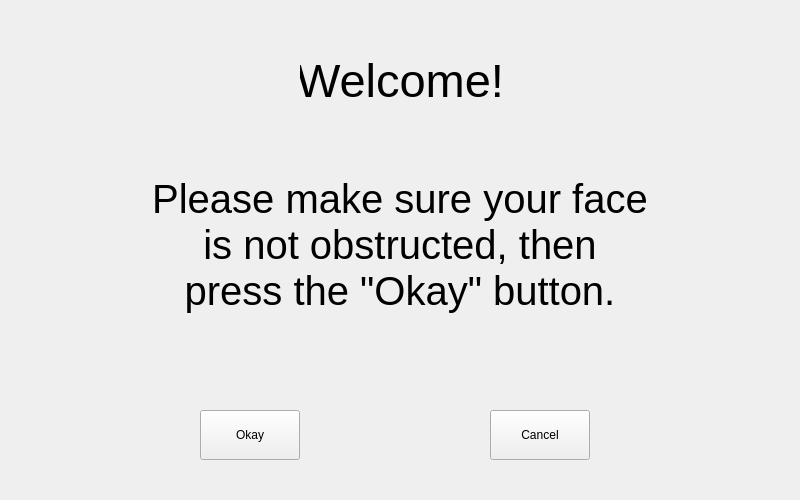
<?xml version="1.0" encoding="UTF-8"?>
<ui version="4.0">
 <class>Form</class>
 <widget class="QWidget" name="Form">
  <property name="geometry">
   <rect>
    <x>0</x>
    <y>0</y>
    <width>800</width>
    <height>500</height>
   </rect>
  </property>
  <property name="minimumSize">
   <size>
    <width>0</width>
    <height>0</height>
   </size>
  </property>
  <property name="windowTitle">
   <string>Welcome</string>
  </property>
  <widget class="QPushButton" name="OkayButton_Welcome">
   <property name="geometry">
    <rect>
     <x>200</x>
     <y>410</y>
     <width>100</width>
     <height>50</height>
    </rect>
   </property>
   <property name="text">
    <string>Okay</string>
   </property>
  </widget>
  <widget class="QPushButton" name="CancelButton_Welcome">
   <property name="geometry">
    <rect>
     <x>490</x>
     <y>410</y>
     <width>100</width>
     <height>50</height>
    </rect>
   </property>
   <property name="text">
    <string>Cancel</string>
   </property>
  </widget>
  <widget class="QLabel" name="label">
   <property name="geometry">
    <rect>
     <x>300</x>
     <y>30</y>
     <width>200</width>
     <height>100</height>
    </rect>
   </property>
   <property name="sizePolicy">
    <sizepolicy hsizetype="MinimumExpanding" vsizetype="Preferred">
     <horstretch>0</horstretch>
     <verstretch>0</verstretch>
    </sizepolicy>
   </property>
   <property name="font">
    <font>
     <pointsize>35</pointsize>
    </font>
   </property>
   <property name="text">
    <string>Welcome!</string>
   </property>
   <property name="alignment">
    <set>Qt::AlignCenter</set>
   </property>
  </widget>
  <widget class="QLabel" name="label_2">
   <property name="geometry">
    <rect>
     <x>150</x>
     <y>120</y>
     <width>500</width>
     <height>250</height>
    </rect>
   </property>
   <property name="sizePolicy">
    <sizepolicy hsizetype="MinimumExpanding" vsizetype="Preferred">
     <horstretch>0</horstretch>
     <verstretch>0</verstretch>
    </sizepolicy>
   </property>
   <property name="font">
    <font>
     <pointsize>30</pointsize>
    </font>
   </property>
   <property name="text">
    <string>Please make sure your face is not obstructed, then press the &quot;Okay&quot; button.</string>
   </property>
   <property name="alignment">
    <set>Qt::AlignCenter</set>
   </property>
   <property name="wordWrap">
    <bool>true</bool>
   </property>
  </widget>
 </widget>
 <resources/>
 <connections/>
</ui>
